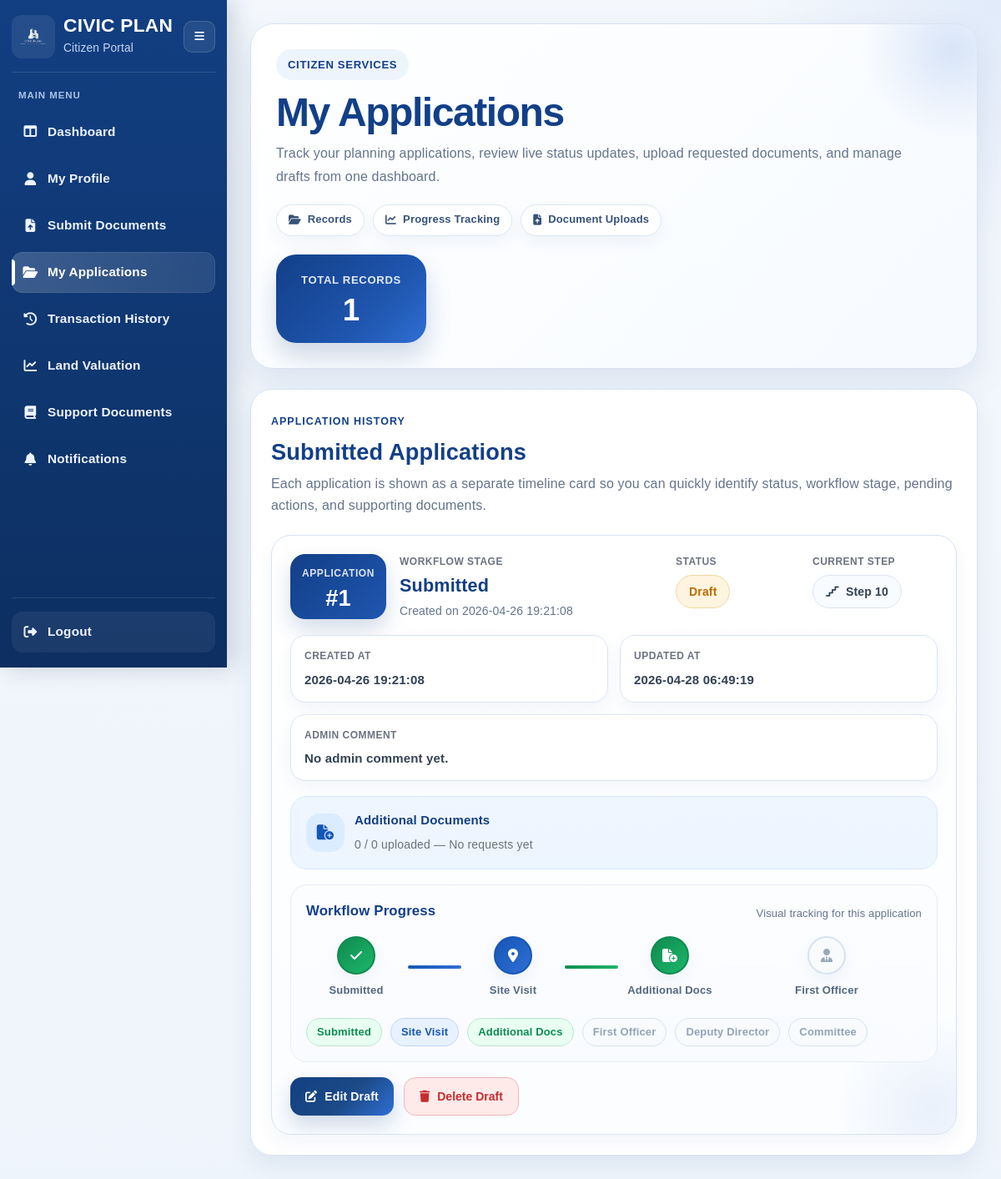
The app's page /my-applications (signed in) with its own data.
### tables this page shows
CREATE TABLE planning_applications (
        application_id INTEGER PRIMARY KEY AUTOINCREMENT,
        user_id INTEGER NOT NULL,
        status TEXT NOT NULL DEFAULT 'Draft',
        current_step TEXT DEFAULT '1',
        created_at TEXT DEFAULT CURRENT_TIMESTAMP,
        updated_at TEXT DEFAULT CURRENT_TIMESTAMP,
        reviewed_by INTEGER,
        reviewed_at TEXT,
        admin_comment TEXT,
        decision_pdf_path TEXT,
        workflow_stage TEXT DEFAULT 'Submitted',

        site_visit_required INTEGER DEFAULT 1,
        site_visit_status TEXT DEFAULT 'Pending',

        additional_docs_required INTEGER DEFAULT 0,

        planning_office_decision TEXT,
        planning_office_comment TEXT,
        planning_office_letter_path TEXT,

        first_officer_decision TEXT,
        first_officer_comment TEXT,
        first_officer_by INTEGER,
        first_officer_at TEXT,

        deputy_director_decision TEXT,
        deputy_director_comment TEXT,
        deputy_director_by INTEGER,
        deputy_director_at TEXT,

        committee_decision TEXT,
        committee_comment TEXT,
        committee_by INTEGER,
        committee_at TEXT, first_officer_letter_path TEXT, deputy_director_letter_path TEXT,

        FOREIGN KEY (user_id) REFERENCES users(user_id)
    );

### routes/submit_documents_routes.py (the view, shortened to what this page needs)
@submit_documents_bp.route("/my-applications", methods=["GET"])
@user_login_required
def my_applications():
    user_id = session.get("user_id")
    conn = get_connection()
    cursor = conn.cursor()
    cursor.execute("""
        SELECT application_id, status, current_step, created_at, updated_at,
               admin_comment, decision_pdf_path, workflow_stage,
               site_visit_status, additional_docs_required,
               first_officer_decision, deputy_director_decision, committee_decision
        FROM planning_applications
        WHERE user_id = ?
        ORDER BY application_id DESC
    """, (user_id,))
    applications = cursor.fetchall()
    application_cards = []
    for app in applications:
        cursor.execute("""
            SELECT COUNT(*) AS total_requested
            FROM planning_application_requested_documents
            WHERE application_id = ?
        """, (app["application_id"],))
        requested_total = cursor.fetchone()["total_requested"]
        cursor.execute("""
            SELECT COUNT(*) AS uploaded_requested
            FROM planning_application_requested_documents
            WHERE application_id = ?
              AND status = 'Uploaded'
        """, (app["application_id"],))
        uploaded_total = cursor.fetchone()["uploaded_requested"]
        cursor.execute("""
            SELECT rd.*, r.request_title, r.request_message
            FROM planning_application_requested_documents rd
            LEFT JOIN planning_application_requests r ON rd.request_id = r.request_id
            WHERE rd.application_id = ?
            ORDER BY rd.requested_doc_id DESC
        """, (app["application_id"],))
        requested_documents = cursor.fetchall()
        cursor.execute("""
            SELECT *
            FROM planning_application_workflow_history
            WHERE application_id = ?
            ORDER BY acted_at DESC, history_id DESC
        """, (app["application_id"],))
        workflow_history = cursor.fetchall()
        real_status = get_status_label(app)
        badge_class = get_status_badge_class(real_status)
        application_cards.append({
            "application": app,
            "real_status": real_status,
            "badge_class": badge_class,
            "requested_total": requested_total,
            "uploaded_total": uploaded_total,
            "requested_documents": requested_documents,
            "workflow_history": workflow_history,
        })
    conn.close()
    return render_template(
        "my_applications.html",
        application_cards=application_cards,
        total_records=len(application_cards),
        active_page="my_applications",
    )

### templates/my_applications.html (shortened to what this page needs)
<!DOCTYPE html>
<html lang="en">
<head>
    <link rel="stylesheet" href="{{ url_for('static', filename='user_dashboard.css') }}">
    <link rel="stylesheet" href="{{ url_for('static', filename='user_sidebar.css') }}">
    <link rel="stylesheet" href="{{ url_for('static', filename='my_applications.css') }}">
    <link rel="stylesheet" href="https://cdnjs.cloudflare.com/ajax/libs/font-awesome/6.5.0/css/all.min.css">
</head>
<body class="my-app-page">
    <div class="my-app-shell">
        {% include 'partials/user_sidebar.html' %}
        <main class="my-app-main">
            <section class="hero-panel reveal-up">
                <div class="hero-left">
                    <span class="page-kicker">Citizen Services</span>
                    <h1>My Applications</h1>
                    <p>
                        Track your planning applications, review live status updates,
                        upload requested documents, and manage drafts from one dashboard.
                    </p>
                    <div class="hero-tags">
                        <span class="hero-chip"><i class="fa-solid fa-folder-open"></i> Records</span>
                        <span class="hero-chip"><i class="fa-solid fa-chart-line"></i> Progress Tracking</span>
                        <span class="hero-chip"><i class="fa-solid fa-file-arrow-up"></i> Document Uploads</span>
                    </div>
                </div>
                <div class="hero-right">
                    <div class="hero-stat-card floating-card">
                        <span class="hero-stat-label">Total Records</span>
                        <strong>{{ total_records }}</strong>
                    </div>
                </div>
            </section>
            <section class="applications-panel reveal-up">
                <div class="panel-header panel-header-premium">
                    <div>
                        <span class="panel-kicker">Application History</span>
                        <h2>Submitted Applications</h2>
                        <p>
                            Each application is shown as a separate timeline card so you can quickly
                            identify status, workflow stage, pending actions, and supporting documents.
                        </p>
                    </div>
                </div>
                <div class="cards-stack">
                    {% for item in application_cards %}
                    <article class="app-card reveal-up">
                        <div class="app-card-glow"></div>
                        <div class="app-card-top">
                            <div class="app-primary">
                                <div class="app-id-badge">
                                    <span>Application</span>
                                    <strong>#{{ item.application['application_id'] }}</strong>
                                </div>
                                <div class="app-heading-block">
                                    <span class="mini-label">Workflow Stage</span>
                                    <h3>{{ item.application['workflow_stage'] or 'Not started' }}</h3>
                                    <p class="app-subtext">
                                        Created on {{ item.application['created_at'] }}
                                    </p>
                                </div>
                            </div>
                            <div class="app-top-right">
                                <div class="top-status-box">
                                    <span class="mini-label">Status</span>
                                    <span class="status-badge {{ item.badge_class }}">{{ item.real_status }}</span>
                                </div>
                                <div class="top-step-box">
                                    <span class="mini-label">Current Step</span>
                                    <span class="step-pill">
                                        <i class="fa-solid fa-stairs"></i>
                                        Step {{ item.application['current_step'] or '-' }}
                                    </span>
                                </div>
                            </div>
                        </div>
                        <div class="meta-ribbon">
                            <div class="meta-ribbon-item">
                                <span class="mini-label">Created At</span>
                                <strong>{{ item.application['created_at'] }}</strong>
                            </div>
                            <div class="meta-ribbon-item">
                                <span class="mini-label">Updated At</span>
                                <strong>{{ item.application['updated_at'] }}</strong>
                            </div>
                            <div class="meta-ribbon-item meta-ribbon-wide">
                                <span class="mini-label">Admin Comment</span>
                                <strong>{{ item.application['admin_comment'] or 'No admin comment yet.' }}</strong>
                            </div>
                        </div>
                        <div class="request-strip">
                            <div class="request-strip-left">
                                <div class="request-icon">
                                    <i class="fa-solid fa-file-circle-plus"></i>
                                </div>
                                <div class="request-text">
                                    <strong>Additional Documents</strong>
                                    <span>
                                        {{ item.uploaded_total }} / {{ item.requested_total }} uploaded
                                        {% if item.requested_total == 0 %}
                                            — No requests yet
                                        {% endif %}
                                    </span>
                                </div>
                            </div>
                        </div>
                        <div class="timeline-section">
                            <div class="timeline-header">
                                <h4>Workflow Progress</h4>
                                <span>Visual tracking for this application</span>
                            </div>
                            <div class="progress-track">
                                <div class="progress-node done">
                                    <div class="node-dot"><i class="fa-solid fa-check"></i></div>
                                    <span>Submitted</span>
                                </div>
                                <div class="progress-line {% if item.application['site_visit_status'] == 'Completed' %}done{% else %}active{% endif %}"></div>
                                <div class="progress-node {% if item.application['site_visit_status'] == 'Completed' %}done{% else %}active{% endif %}">
                                    <div class="node-dot">
                                        <i class="fa-solid fa-location-dot"></i>
                                    </div>
                                    <span>Site Visit</span>
                                </div>
                                <div class="progress-line {% if item.application['additional_docs_required'] %}active{% else %}done{% endif %}"></div>
                                <div class="progress-node {% if item.application['additional_docs_required'] %}active{% else %}done{% endif %}">
                                    <div class="node-dot">
                                        <i class="fa-solid fa-file-circle-plus"></i>
                                    </div>
                                    <span>Additional Docs</span>
                                </div>
                                <div class="progress-line {% if item.application['first_officer_decision'] %}done{% else %}locked{% endif %}"></div>
                                <div class="progress-node {% if item.application['first_officer_decision'] %}done{% else %}locked{% endif %}">
                                    <div class="node-dot">
                                        <i class="fa-solid fa-user-tie"></i>
                                    </div>
                                    <span>First Officer</span>
                                </div>
                                <div class="progress-line {% if item.application['deputy_director_decision'] %}done{% else %}locked{% endif %}"></div>
                            </div>
                            <div class="progress-pills">
                                <div class="progress-mini done">Submitted</div>
                                <div class="progress-mini {% if item.application['site_visit_status'] == 'Completed' %}done{% else %}active{% endif %}">
                                    Site Visit
                                </div>
                                <div class="progress-mini {% if item.application['additional_docs_required'] %}active{% else %}done{% endif %}">
                                    Additional Docs
                                </div>
                                <div class="progress-mini {% if item.application['first_officer_decision'] %}done{% else %}locked{% endif %}">
                                    First Officer
                                </div>
                                <div class="progress-mini {% if item.application['deputy_director_decision'] %}done{% else %}locked{% endif %}">
                                    Deputy Director
                                </div>
                                <div class="progress-mini {% if item.application['committee_decision'] %}done{% else %}locked{% endif %}">
                                    Committee
                                </div>
                            </div>
                        </div>
                        <div class="app-actions">
                            {% if (item.application['status'] or '').lower() == 'draft' %}
                                <a class="primary-btn action-btn"
                                   href="{{ url_for('submit_documents.edit_planning_draft', application_id=item.application['application_id']) }}">
                                    <i class="fa-solid fa-pen-to-square"></i>
                                    Edit Draft
                                </a>
                                <form method="POST"
                                      action="{{ url_for('submit_documents.delete_draft_application', application_id=item.application['application_id']) }}"
                                      onsubmit="return confirm('Delete this draft application?');">
                                    <button type="submit" class="danger-btn action-btn">
                                        <i class="fa-solid fa-trash"></i>
                                        Delete Draft
                                    </button>
                                </form>
                            {% endif %}
                        </div>
                    </article>
                    {% endfor %}
                </div>
            </section>
        </main>
    </div>
</body>
</html>

### records on screen
planning_applications: application.application_id "1", workflow_stage "Submitted", application.created_at "2026-04-26 19:21:08", real_status "Draft", current_step "10", application.updated_at "2026-04-28 06:49:19", application "No admin comment yet.", uploaded_total "0", requested_total "0"

### other values on screen
{{ total_records }} "1"
